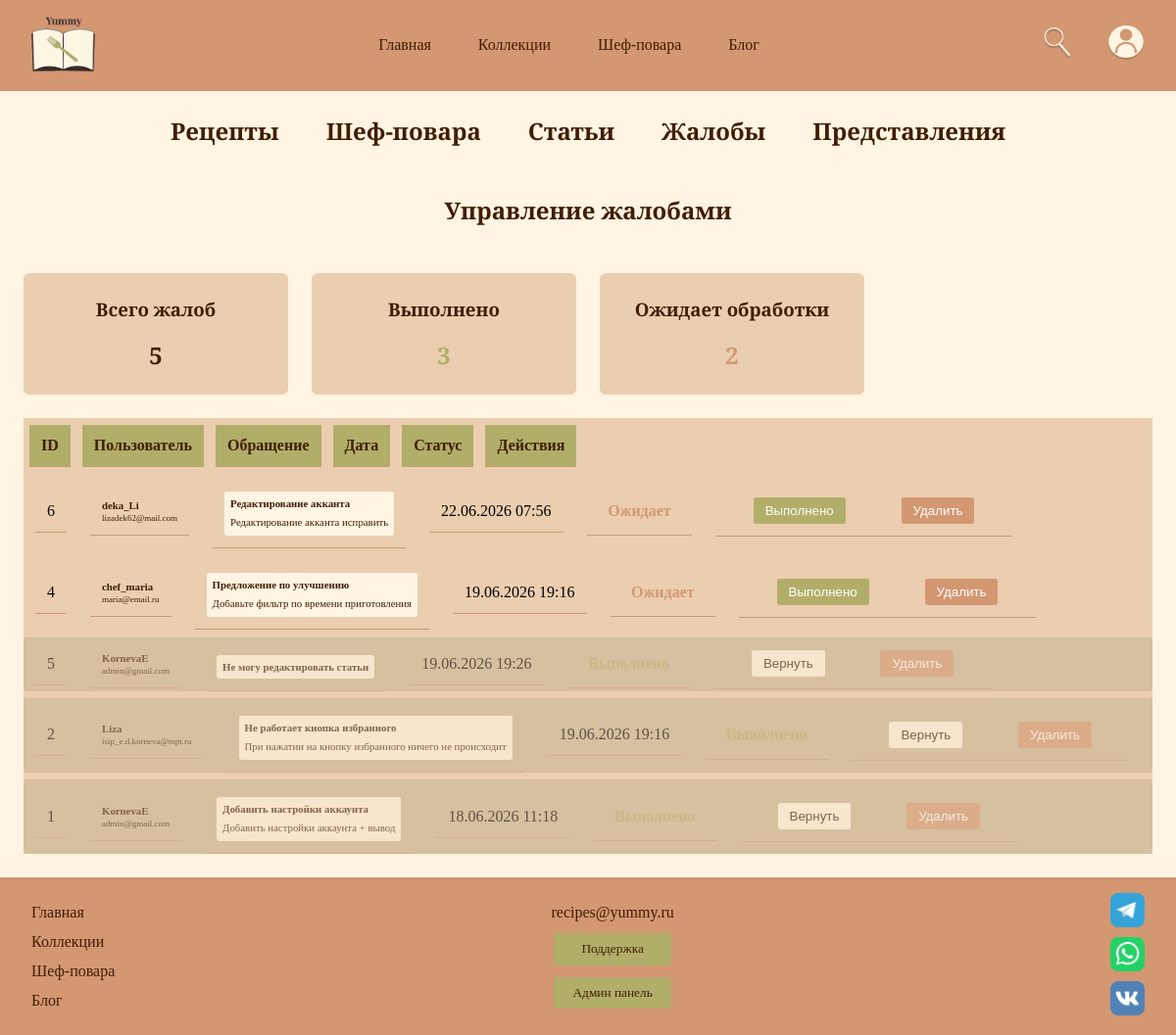
/admin_complaints.php (signed in), run on the app's committed database.
### tables this page shows
CREATE TABLE `complaints` (
  `id_complaints` int(10) UNSIGNED NOT NULL,
  `user_id` int(10) UNSIGNED DEFAULT NULL,
  `short_message` varchar(255) NOT NULL,
  `full_message` text DEFAULT NULL,
  `is_resolved` tinyint(1) DEFAULT 0,
  `created_at` timestamp NOT NULL DEFAULT current_timestamp()
);

CREATE TABLE `users` (
  `id_users` int(10) UNSIGNED NOT NULL,
  `username` varchar(50) NOT NULL,
  `email` varchar(100) NOT NULL,
  `password_hash` varchar(255) NOT NULL,
  `role` enum('visitor','user','admin') DEFAULT 'user',
  `created_at` timestamp NOT NULL DEFAULT current_timestamp()
);

### admin_complaints.php (the view, shortened to what this page needs)
<?php
require_once 'config.php';
$complaints = $pdo->query("
    SELECT c.id_complaints AS id, c.short_message, c.full_message, c.is_resolved, c.created_at, u.username, u.email
    FROM complaints c
    LEFT JOIN users u ON c.user_id = u.id_users
    ORDER BY c.is_resolved ASC, c.created_at DESC
")->fetchAll();
$totalComplaints = count($complaints);
$resolvedComplaints = count(array_filter($complaints, fn($c) => $c['is_resolved'] == 1));
$unresolvedComplaints = $totalComplaints - $resolvedComplaints;
?>
<!DOCTYPE html>
<html>
<head>
    <link rel="stylesheet" type="text/css" href="style.css">
</head>
<body>
<header>
    <a href="index.php"><img src="img/logo.png" width="65vw"></a>
    <div class="header_center">
        <ul class="header_ul">
            <li class="header_ul_li"><a href="index.php">Главная</a></li>
            <li class="header_ul_li"><a href="list_collection.php">Коллекции</a></li>
            <li class="header_ul_li"><a href="chefs.php">Шеф-повара</a></li>
            <li class="header_ul_li"><a href="blog.php">Блог</a></li>
        </ul>
    </div>
    <div class="header_right">
        <a href="find.php"><img src="img/find.png" width="30vw"></a>
        <a href="account.php"><img src="img/account.png" width="38vw"></a>
    </div>
</header>
<main>
    <div class="account">
        <ul class="account_ul">
            <li class="account_ul_li"><a href="admin_recipes.php"><h2>Рецепты</h2></a></li>
            <li class="account_ul_li"><a href="admin_chefs.php"><h2>Шеф-повара</h2></a></li>
            <li class="account_ul_li"><a href="admin_article.php"><h2>Статьи</h2></a></li>
            <li class="account_ul_li"><a href="admin_complaints.php"><h2>Жалобы</h2></a></li>
            <li class="account_ul_li"><a href="admin_views.php"><h2>Представления</h2></a></li>
        </ul>
    </div>
    <h2>Управление жалобами</h2>
    <div class="admin_stats">
        <div class="stat_card">
            <h3>Всего жалоб</h3>
            <p><?= $totalComplaints ?></p>
        </div>
        <div class="stat_card">
            <h3>Выполнено</h3>
            <p style="color: #B1AE69;"><?= $resolvedComplaints ?></p>
        </div>
        <div class="stat_card">
            <h3>Ожидает обработки</h3>
            <p style="color: #D39772;"><?= $unresolvedComplaints ?></p>
        </div>
    </div>
    <div class="admin_table">
        <table>
            <thead>
                <tr>
                    <th>ID</th>
                    <th>Пользователь</th>
                    <th>Обращение</th>
                    <th>Дата</th>
                    <th>Статус</th>
                    <th>Действия</th>
                </tr>
            </thead>
            <tbody>
                <?php if (empty($complaints)): ?>
                    <tr>
                        <td colspan="6" style="text-align: center; padding: 2vw;">Жалоб пока нет</td>
                    </tr>
                <?php else: ?>
                    <?php foreach ($complaints as $complaint): ?>
                    <tr class="<?= $complaint['is_resolved'] ? 'resolved' : '' ?>">
                        <td><?= $complaint['id'] ?></td>
                        <td>
                            <div class="user_info">
                                <?php if ($complaint['username']): ?>
                                    <strong><?= htmlspecialchars($complaint['username']) ?></strong><br>
                                    <small><?= htmlspecialchars($complaint['email']) ?></small>
                                <?php else: ?>
                                    <em>Гость</em>
                                <?php endif; ?>
                            </div>
                        </td>
                        <td>
                            <div class="complaint_details">
                                <div class="complaint_short">
                                    <?= htmlspecialchars($complaint['short_message']) ?>
                                </div>
                                <?php if (!empty($complaint['full_message'])): ?>
                                    <div class="complaint_full">
                                        <?= nl2br(htmlspecialchars($complaint['full_message'])) ?>
                                    </div>
                                <?php endif; ?>
                            </div>
                        </td>
                        <td><?= date('d.m.Y H:i', strtotime($complaint['created_at'])) ?></td>
                        <td>
                            <?php if ($complaint['is_resolved']): ?>
                                <span class="status_badge status_resolved">Выполнено</span>
                            <?php else: ?>
                                <span class="status_badge status_unresolved">Ожидает</span>
                            <?php endif; ?>
                        </td>
                        <td>
                            <?php if (!$complaint['is_resolved']): ?>
                                <form class="form_all" method="POST" style="display: inline;">
                                    <button type="submit" class="btn_small btn_resolve" title="Отметить как выполненное">Выполнено</button>
                                </form>
                            <?php else: ?>
                                <form class="form_all" method="POST" style="display: inline;">
                                    <button type="submit" class="btn_small btn_unresolve" title="Снять отметку">Вернуть</button>
                                </form>
                            <?php endif; ?>
                            <form class="form_all" method="POST" style="display: inline;">
                                <button type="submit" class="btn_small btn_delete" onclick="return confirm('Удалить жалобу?')">Удалить</button>
                            </form>
                        </td>
                    </tr>
                    <?php endforeach; ?>
                <?php endif; ?>
            </tbody>
        </table>
    </div>
</main>
<?php include 'footer.php'; ?>
</body>
</html>

### style.css (style rules this page uses)
html, body { height: 100%; }
body { background-color: #FFF5E2; display: flex; flex-direction: column; min-height: 100vh; }
main { background-color: #FFF5E2; flex: 1; }
* { margin: 0; padding: 0; }
a { text-decoration: none; color: #411D03; font-family: "Playfair Display"; }
p { color: #411D03; font-family: "Cormorant Garamond"; }
h2 { color: #411D03; text-align: center; padding: 2vw 0; font-family: "Playfair Display"; }
h3 { color: #411D03; text-align: center; padding-bottom: 1vw; font-family: "Playfair Display"; }
:root { --bg_page: #FFF5E2; --text: #411D03; --bg_input: #D6B38D; --bg_card: #EBCEAF; --bg_header_footer: #D39772; --accent: #B1AE69; }
header { background-color: #D39772; padding: 1.336vw 2.671vw; display: flex; justify-content: space-between; align-items: center; }
header ul { list-style: none; }
header a { text-decoration: none; color: #411D03; }
.header_ul { display: flex; flex-direction: row; gap: 4vw; }
.header_right { display: flex; align-items: center; gap: 3vw; }
main { background-color: #FFF5E2; }
body { background-color: #FFF5E2; }
tr { display: flex; align-items: center; margin: 0.6vw 0 0; }
th { margin: 0 0.5vw; }
td { margin: 0 1vw; }
.form_all { display: flex; flex-direction: column; margin: 0 2vw; }
.account { display: flex; justify-content: center; align-items: center; }
.account ul { list-style: none; }
.account_ul { display: flex; flex-direction: row; gap: 4vw; }
.account a { text-decoration: none; color: #411D03; }
.admin_table { margin: 2vw; overflow-x: auto; }
.admin_table table { width: 100%; border-collapse: collapse; background-color: #EBCEAF; }
.admin_table th, .admin_table td { padding: 1vw; text-align: left; border-bottom: 1px solid #D39772; }
.admin_table th { background-color: #B1AE69; color: #411D03; }
.btn_small { padding: 0.5vw 1vw; margin: 0 0.2vw; border: none; border-radius: 0.2vw; cursor: pointer; text-decoration: none; display: inline-block; }
.btn_delete { background-color: #D39772; color: white; }
.admin_stats { display: grid; grid-template-columns: repeat(3, 1fr); gap: 2vw; margin: 2vw; }
.stat_card { background-color: #EBCEAF; padding: 2vw; text-align: center; border-radius: 0.5vw; }
.stat_card h3 { color: #411D03; margin-bottom: 0.5vw; }
.stat_card p { font-size: 2vw; font-weight: bold; color: #411D03; }
.admin_table tr.resolved { opacity: 0.6; background-color: #C9B896; }
.btn_resolve { background-color: #B1AE69; color: white; }
.btn_unresolve { background-color: #FFF5E2; color: #411D03; }
.complaint_details { margin-top: 0.5vw; padding: 0.5vw; background-color: #FFF5E2; border-radius: 0.2vw; font-size: 0.9vw; }
.complaint_short { font-weight: bold; color: #411D03; }
.complaint_full { margin-top: 0.5vw; color: #411D03; line-height: 1.4; }
.user_info { font-size: 0.9vw; color: #411D03; }
.status_badge { display: inline-block; padding: 0.3vw 0.8vw; border-radius: 0.3vw; font-weight: bold; }
.status_resolved { color: #B1AE69; }
.status_unresolved { color: #D39772; }
.admin_stats { display: grid; grid-template-columns: repeat(4, 1fr); gap: 2vw; margin: 2vw; }

### data on the page
complaints: id_complaints "6", user.username "deka_Li", user.email "lizadek62@mail.com", short_message "Редактирование акканта", full_message "Редактирование акканта исправить", created_at "22.06.2026 07:56", is_resolved "Ожидает"
complaints: id_complaints "4", user.username "chef_maria", user.email "maria@email.ru", short_message "Предложение по улучшению", full_message "Добавьте фильтр по времени приготовления", created_at "19.06.2026 19:16", is_resolved "Ожидает"
complaints: id_complaints "5", user.username "KornevaE", user.email "admin@gmail.com", short_message "Не могу редактировать статьи", created_at "19.06.2026 19:26"
complaints: id_complaints "2", user.username "Liza", user.email "isip_e.d.korneva@mpt.ru", short_message "Не работает кнопка избранного", full_message "При нажатии на кнопку избранного ничего не происходит", created_at "19.06.2026 19:16"
complaints: id_complaints "1", user.username "KornevaE", user.email "admin@gmail.com", short_message "Добавить настройки аккаунта", full_message "Добавить настройки аккаунта + вывод", created_at "18.06.2026 11:18"

### other printed values
$totalComplaints "5"
$resolvedComplaints "3"
$unresolvedComplaints "2"
